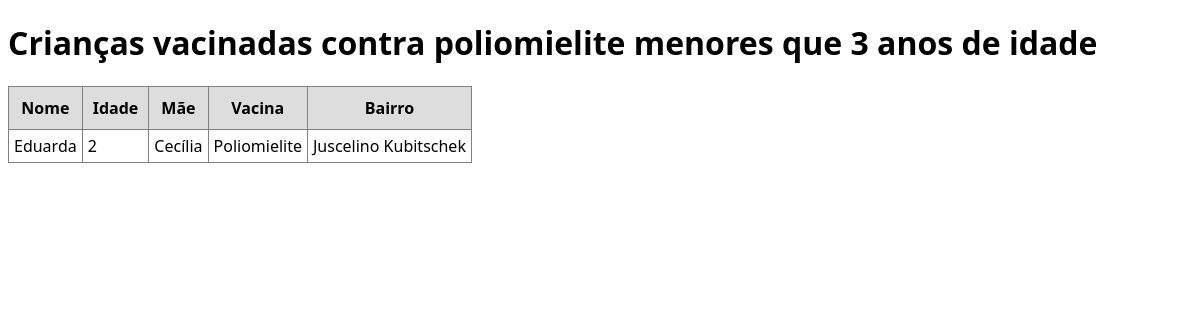
Screenshot of /vacinados-poliomielite-idade-menores-3 with the database file from the repository.
### vacinacao/models.py (models this page shows, shortened)
class Crianca(models.Model):
    nome_crianca = models.CharField(max_length=100)
    idade_crianca = models.IntegerField()
    nome_mae = models.CharField(max_length=100)
    vacina = models.CharField(max_length=100, blank=True)
    bairro = models.CharField(max_length=100)

### vacinacao/views.py (the view)
# urls.py: path("vacinados-poliomielite-idade-menores-3", views.vacinados_poliomielite_idade_menores_3),
def vacinados_poliomielite_idade_menores_3(request):
    criancas = Crianca.objects.filter(vacina="Poliomielite", idade_crianca__lt=3).exclude(vacina="")
    return render(request, "criancas.html", {
        'titulo': 'Crianças vacinadas contra poliomielite menores que 3 anos de idade',
        'criancas': criancas
    })

### vacinacao/templates/criancas.html (shortened to what this page needs)
<!DOCTYPE html>
<html lang="pt-BR">
<head>
</head>
<body>
    <h1>{{titulo}}</h1>
    <table border>
        <thead>
            <tr>
                <th>Nome</th>
                <th>Idade</th>
                <th>Mãe</th>
                <th>Vacina</th>
                <th>Bairro</th>
            </tr>
        </thead>
        <tbody>
            {% for crianca in criancas %}
            <tr>
                <td>{{crianca.nome_crianca}}</td>
                <td>{{crianca.idade_crianca}}</td>
                <td>{{crianca.nome_mae}}</td>
                <td>{{crianca.vacina}}</td>
                <td>{{crianca.bairro}}</td>
            </tr>
            {% endfor %}
        </tbody>
    </table>
</body>
</html>

### vacinacao/templates/criancas.html (style rules this page uses)
body { font-family: 'Segoe UI', Tahoma, Geneva, Verdana, sans-serif; }
table { border-collapse: collapse; }
th { background-color: #ddd; padding: 10px; }
td { padding: 5px; }

### rows the page displays
Crianca: nome_crianca "Eduarda", idade_crianca "2", nome_mae "Cecília", vacina "Poliomielite", bairro "Juscelino Kubitschek"

### other values shown
{{ titulo }} "Crianças vacinadas contra poliomielite menores que 3 anos de idade"
